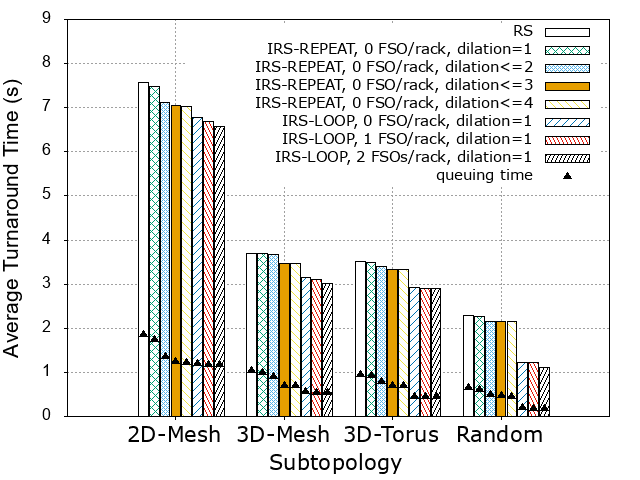

The gnuplot source for this figure:
set yrange [0.0:9.0]
set key top right font "GothicBBB-Medium-RKSJ-H, 11"
#set key c tm horizontal box font "GothicBBB-Medium-RKSJ-H, 13"
set grid
set style data histograms
#set style fill solid 1.00 border -1
set style fill pattern 3 border -1
#set title "Average Queuing Time (16 nodes per cabinet)"
#set xtics rotate by -5 font "GothicBBB-Medium-RKSJ-H, 16"
set xtics font "GothicBBB-Medium-RKSJ-H, 16"
set xlabel "Subtopology" font "GothicBBB-Medium-RKSJ-H, 16"
set ylabel "Average Turnaround Time (s)" font ",16"

#set border 3
#number of columns to be plotted
N=8
#vertical offset
OFFSET=0
#gapwidth (set to gnuplot's default)
GW=2
xbox(x,i)=x+(i-N*0.5)/(N+GW)
set boxwidth 0.9
set tics nomirror out scale 0.75
set style fill solid 0.8

plot  'C:\Users\smallcat\Downloads\tat-rev-png.txt' using ($2):xtic(1) title "RS" fillstyle pattern 0, '' using ($3) title "IRS-REPEAT, 0 FSO/rack, dilation=1" fillstyle pattern 1, '' using ($4) title "IRS-REPEAT, 0 FSO/rack, dilation<=2" fillstyle pattern 2, '' using ($5) title "IRS-REPEAT, 0 FSO/rack, dilation<=3" fillstyle pattern 3, '' using ($6) title "IRS-REPEAT, 0 FSO/rack, dilation<=4" fillstyle pattern 4, '' using ($7) title "IRS-LOOP, 0 FSO/rack, dilation=1" fillstyle pattern 5, '' using ($8) title "IRS-LOOP, 1 FSO/rack, dilation=1" fillstyle pattern 6, '' using ($9) title "IRS-LOOP, 2 FSOs/rack, dilation=1" fillstyle pattern 7, 'C:\Users\smallcat\Downloads\queue-rev-png.txt' using (xbox($0,1)):($2+OFFSET) title "queuing time" with points pt 9 lc rgb"black", '' using (xbox($0,2)):($3+OFFSET) notitle with points pt 9 lc rgb"black", '' using (xbox($0,3)):($4+OFFSET) notitle with points pt 9 lc rgb"black", '' using (xbox($0,4)):($5+OFFSET) notitle with points pt 9 lc rgb"black", '' using (xbox($0,5)):($6+OFFSET) notitle with points pt 9 lc rgb"black", '' using (xbox($0,6)):($7+OFFSET) notitle with points pt 9 lc rgb"black", '' using (xbox($0,7)):($8+OFFSET) notitle with points pt 9 lc rgb"black", '' using (xbox($0,8)):($9+OFFSET) notitle with points pt 9 lc rgb"black"
#, '' using ($10) title "IRS-LOOP, 2 FSOs/rack, dilation<=2", '' using ($11) title "IRS-LOOP, 2 FSOs/rack, dilation<=3", '' using ($12) title "IRS-LOOP, 2 FSOs/rack, dilation<=4"

#plot  'C:\Users\smallcat\Downloads\queue-rev-png.txt' using ($2):xtic(1) notitle with linespoints, '' using ($3) notitle with linespoints, '' using ($4) notitle with linespoints, '' using ($5) notitle with linespoints, '' using ($6) notitle with linespoints, '' using ($7) notitle with linespoints, '' using ($8) notitle with linespoints, '' using ($9) notitle with linespoints

set terminal png         # gnuplot recommends setting terminal before output
set output 'C:\Users\smallcat\Downloads\tat-queue-rev-png.png'  

#set term post eps color "GothicBBB-Medium-RKSJ-H, 20"  
#set term post eps color  
#set terminal postscript eps 20   
#set output 'C:\Users\smallcat\Downloads\tat-queue-rev-png.eps'  
replot
